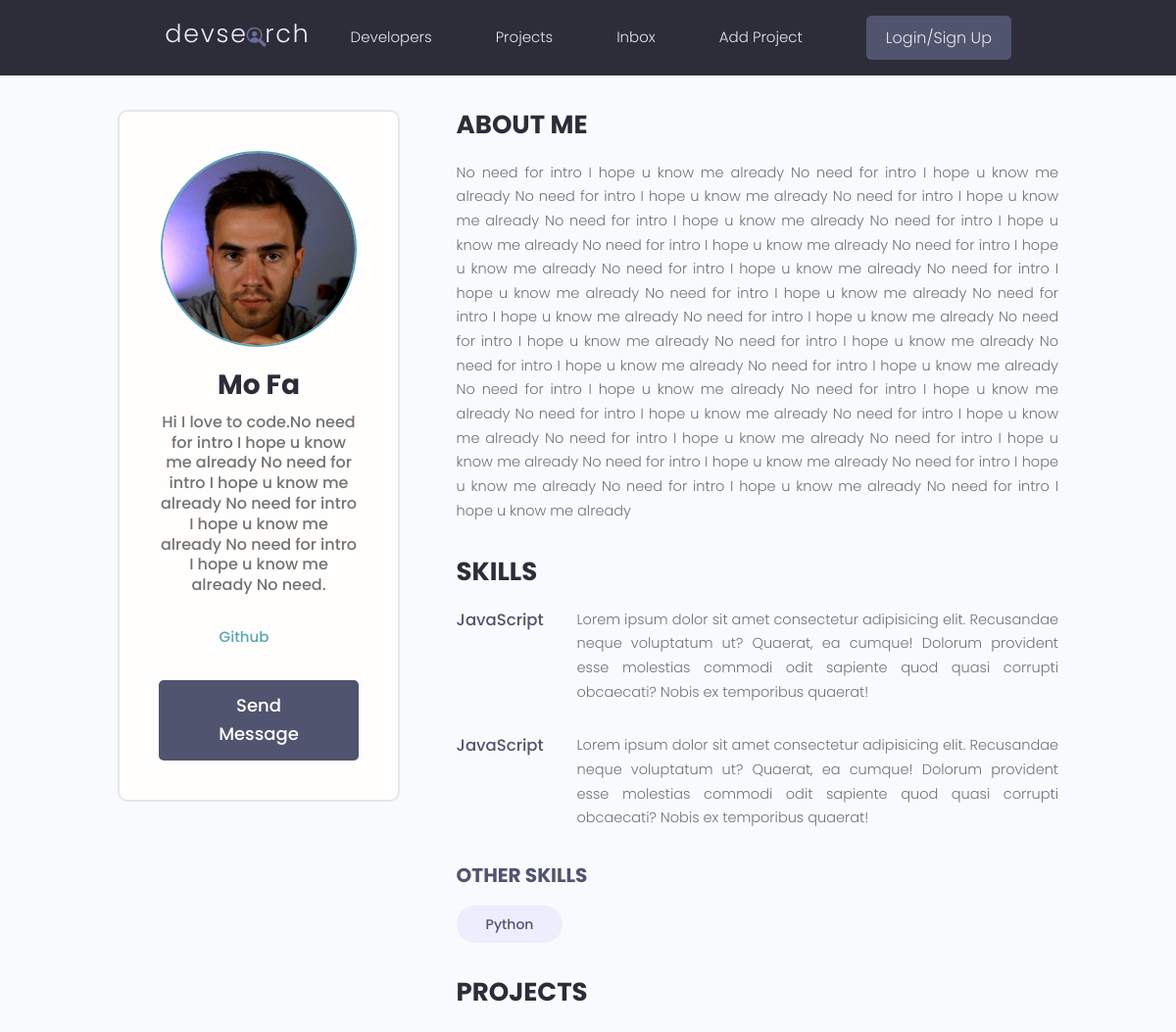
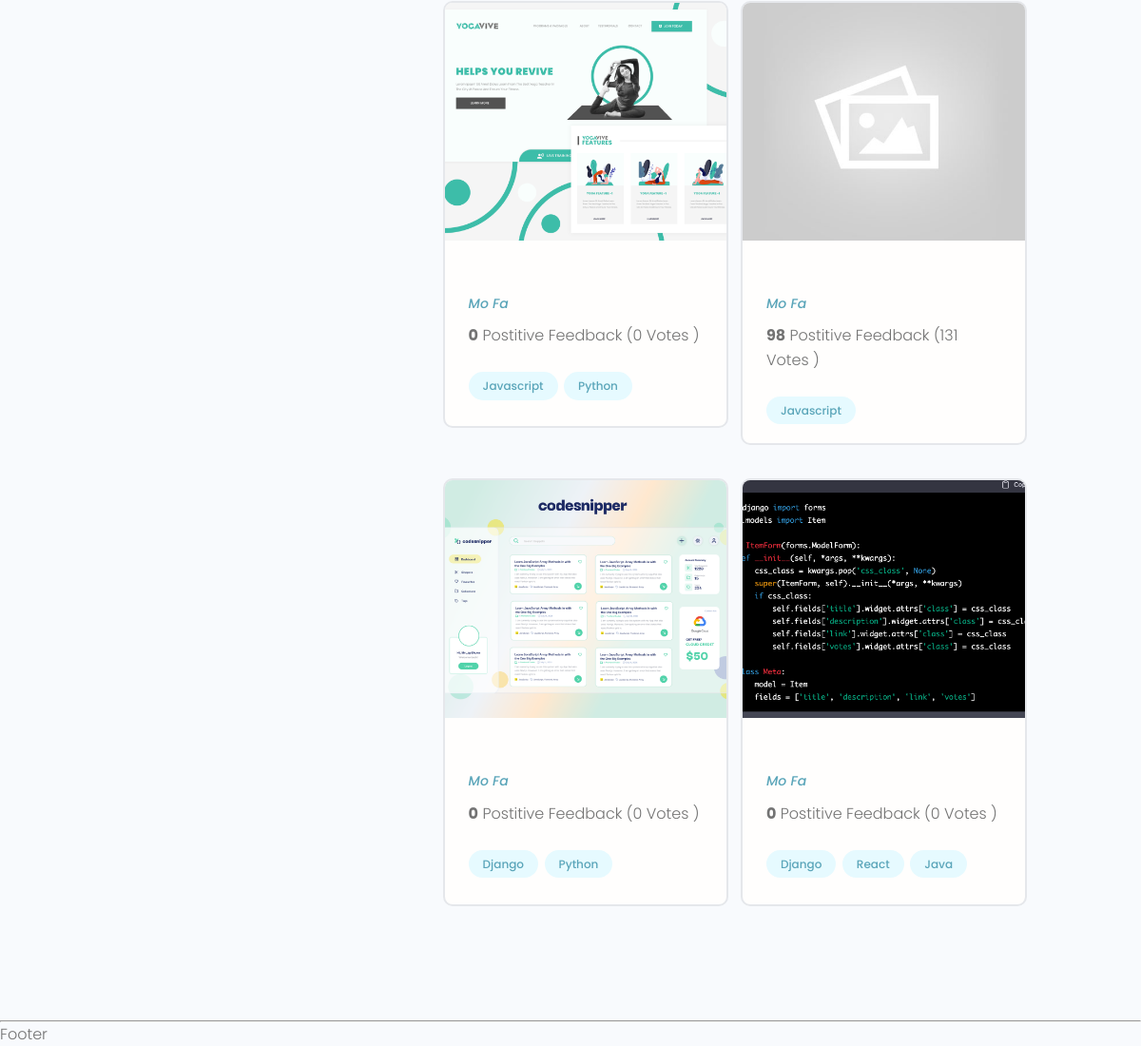
Page /profile/738be5f4-c0d7-48ad-a783-1b852d646a27 on the committed database (2 pictures, top to bottom).
### users/models.py (models this page shows, shortened)
class Profile(models.Model):
    user = models.OneToOneField(User,on_delete=models.CASCADE,null=True,blank=True)
    name = models.CharField(null=True,blank=True,max_length=255)
    email = models.EmailField(blank=True,null=True)
    short_intro = models.CharField(max_length=200,null=True,blank=True)
    bio = models.TextField(null=True,blank=True)
    username = models.CharField(max_length=255,null=True,blank=True)
    profile_image = models.ImageField(null=True,blank=True,upload_to='profiles/',default="images/profile-pics/user-default.png")
    social_github = models.CharField(max_length=200,null=True,blank=True)
    social_linkedin = models.CharField(max_length=200, null=True, blank=True)
    social_stack_over_flow = models.CharField(max_length=200, null=True, blank=True)
    social_youtube = models.CharField(max_length=200, null=True, blank=True)
    social_twitter = models.CharField(max_length=200, null=True, blank=True)
    created = models.DateTimeField(auto_now_add=True)
    id = models.UUIDField(default=uuid.uuid4,unique=True,primary_key=True,editable=False)
    location = models.CharField(max_length=20,null=True,blank=True)

class Skill(models.Model):
    created = models.DateTimeField(auto_now_add=True)
    id = models.UUIDField(default=uuid.uuid4, unique=True, primary_key=True, editable=False)
    name = models.CharField(max_length=100,blank=True,null=True)
    description = models.TextField(max_length=500,blank=True,null=True)
    owner = models.ForeignKey(Profile,null=True,blank=True,on_delete=models.SET_NULL)

### projects/models.py (models this page shows, shortened)
class Project(models.Model):
    owner = models.ForeignKey(Profile,null=True,blank=True,on_delete=models.SET_NULL)
    title = models.CharField(max_length=200)
    featured_image = models.ImageField(blank=True,null=True,default='default.jpg')
    description = models.TextField(null=True,blank=True)
    demo_link = models.CharField(max_length=2000,null=True,blank=True)
    source_link = models.CharField(max_length=2000,null=True,blank=True)
    created = models.DateTimeField(auto_now_add=True)
    id = models.UUIDField(default=uuid.uuid4,unique=True,primary_key=True,editable=False)
    tags = models.ManyToManyField('Tag',blank=True) #many-many with Class Tag
    vote_total = models.IntegerField(default=0,null=True,blank=True)
    vote_ratio = models.IntegerField(default=0, null=True, blank=True)

class Tag(models.Model):
    created = models.DateTimeField(auto_now_add=True)
    id = models.UUIDField(default=uuid.uuid4, editable=False, primary_key=True, unique=True)
    name =  models.CharField(max_length=200)
    def __str__(self):
        return self.name

### users/views.py (the view)
# urls.py: path('profile/<str:pk>',views.userprofile,name='userProfile')
def userprofile(request,pk):
    profile = Profile.objects.get(id=pk)
    top_skills = profile.skill_set.exclude(description = "")
    other_skills = profile.skill_set.filter(description="")
    projects = profile.project_set.all()
    context = {"profile":profile,'t_skills':top_skills,"o_skills":other_skills,"projects":projects}
    return render(request,'users/user-profile.html',context)

### users/templates/users/user-profile.html (shortened to what this page needs)
{% extends 'main.html' %}
{% block content %}
<main class="profile my-md">
    <div class="container">
      <div class="layout">
        <div class="column column--1of3">
          <div class="card text-center">
            <div class="card__body dev">
              <img class="avatar avatar--xl" src="{{profile.profile_image.url}}" />
              <h2 class="dev__name">{{profile.name}}</h2>
              <p class="dev__title">{{profile.short_intro}}</p>
              <ul class="dev__social">
                 {% if profile.social_github %}
                <li>
                  <a title="Github" href="{{profile.social_github}}" target="_blank">Github</a>
                </li>
                {% endif %}
              </ul>
              <a href="#" class="btn btn--sub btn--lg">Send Message </a>
            </div>
          </div>
        </div>
        <div class="column column--2of3">
          <div class="devInfo">
            <h3 class="devInfo__title">About Me</h3>
            <p class="devInfo__about">
              {{profile.bio}}
              <br />
            </p>
          </div>
          <div class="devInfo">
            <h3 class="devInfo__title">Skills</h3>
            <div class="devInfo__skills">
              {% for skill in t_skills %}
              <div class="devSkill">
                <h4 class="devSkill__title">JavaScript</h4>
                <p class="devSkill__info">
                  Lorem ipsum dolor sit amet consectetur adipisicing elit. Recusandae neque voluptatum ut? Quaerat, ea
                  cumque! Dolorum provident esse molestias commodi odit sapiente quod quasi corrupti obcaecati? Nobis
                  ex temporibus quaerat!
                </p>
              </div>
              {% endfor %}
              <h3 class="devInfo__subtitle">Other Skills</h3>
              <div class="devInfo__otherSkills">
                {%  for skill in o_skills %}
                <span class="tag tag--pill tag--sub tag--lg">
                  <small>{{skill.name}}</small>
                </span>
                {% endfor  %}
              </div>
            </div>
          </div>
          <div class="devInfo">
            <h3 class="devInfo__title">Projects</h3>
            <div class="grid grid--two">
              {% for project in  projects %}
              <div class="column">
                <div class="card project">
                  <a href="{% url 'project' project.id %}" class="project">
                    <img class="project__thumbnail" src="{{project.featured_image.url}}" alt="project thumbnail" />
                    <div class="card__body">
                      <p><a class="project__author" href="{% url 'userProfile' profile.id %}">{{profile.name}}</a></p>
                      <p class="project--rating">
                        <span style="font-weight: bold;">{{project.vote_ratio}}</span> Postitive
                        Feedback ({{project.vote_total}} Vote{{project.vote_total|pluralize}} )
                      </p>
                      <div class="project__tags">
                        {% for tag in project.tags.all  %}
                        <span class="tag tag--pill tag--main">
                          <small>{{tag}}</small>
                        </span>
                        {% endfor %}
                      </div>
                    </div>
                  </a>
                </div>
              </div>
              {% endfor %}
            </div>
          </div>
        </div>
      </div>
    </div>
  </main>
{% endblock %}

### static/styles/app.css (style rules this page uses)
:root { --color-sub: #2d2d39; }
.btn--sub { background-color: var(--color-sub-light); }
.card { border: 2px solid var(--color-light); }
img { width: 100%; }
.profile .card > .dev { padding: 4rem; }
.dev__name { color: var(--color-sub); font-size: 2.8rem; font-weight: 700; margin-top: 1rem; margin-bottom: 0.5rem; }
.dev__title { font-size: 1.6rem; font-weight: 500; line-height: 1.3; }
.dev__social { margin: 3rem 0; list-style: none; display: flex; justify-content: center; gap: 1.5rem; }
.devInfo { margin-bottom: 3rem; }
.devInfo__title, .devInfo__subtitle { font-size: 2.6rem; color: var(--color-sub); text-transform: uppercase; font-weight: 700; margin-bottom: 1.5rem; }
.devInfo__subtitle { font-size: 2rem; color: var(--color-sub-light); }
.devInfo__about, .devSkill__info { font-size: 1.45rem; line-height: 1.7; text-align: justify; }
.devSkill { margin-bottom: 3rem; }
.devSkill__title { font-size: 1.65rem; font-weight: 500; color: var(--color-sub-light); }
@media screen and (min-width: 700px) { .devSkill { display: flex; justify-content: space-between; gap: 3rem; } }
@media screen and (min-width: 700px) { .devSkill__info { flex-basis: 80%; } }
.project__author { font-size: 1.4rem; font-style: italic; }
.project--rating { margin-bottom: 1.6em; margin-top: .5em; }
.project__thumbnail { height: 25rem; object-fit: cover; object-position: top center; }

### static/uikit/styles/modules/_variables.css (style rules this page uses)
:root { --color-main: #5aa5b9; --color-main-light: #e6faff; --color-sub: #3f4156; --color-sub-light: #51546e; --color-sub-lighter: #ededfd; --color-text: #737373; --color-gray: #8b8b8b; --color-light: #e5e7eb; --color-light-gray: #767676; --color-bg: #f8fafd; --color-white: #fffefd; --color-white-light: #f3f3f3; --color-success: #359e64; --color-success-bg: #def8e8; --color-error: #fc4b0b; --color-error-bg: #fff2ee; --font-base: 'Poppins', arial, helvetica, 'Segoe UI', roboto, ubuntu, sans-serif; --font-monospace: 'Fira Code', 'Courier New', courier, monospace; --font-regular: 300; --font-medium: 500; --font-bold: 700; --generic-shadow: 1px 1px 5px #00000010; --generic-transition: all 0.3s ease-in-out; }

### static/uikit/styles/modules/_base.css (style rules this page uses)
* { margin: 0; padding: 0; box-sizing: border-box; text-rendering: optimizeLegibility; color: inherit; font-size: inherit; }
html { font-size: 50%; }
@media only screen and (min-width: 480px) { html { font-size: 56.25%; } }
@media only screen and (min-width: 1200px) { html { font-size: 62.5%; } }
body { line-height: 1.6; font-weight: 400; font-size: 1.5rem; color: var(--color-text); background-color: var(--color-bg); min-height: 100vh; }

### static/uikit/styles/modules/_typography.css (style rules this page uses)
* { font-family: var(--font-base); }
h2 { font-size: 3.6rem; font-weight: var(--font-bold); }
h3 { font-size: 3.2rem; font-weight: var(--font-medium); }
h4 { font-size: 2.8rem; font-weight: var(--font-medium); }
p, span, strong { font-size: 1.6rem; color: var(--color-text); font-weight: var(--font-regular); }
a { padding-bottom: 2px; text-decoration: none; display: inline-block; color: var(--color-main); font-weight: var(--font-medium); }

### static/uikit/styles/modules/_utilities.css (style rules this page uses)
.container { width: 92%; max-width: 165rem; margin: 0 auto; box-sizing: border-box; }
@media screen and (min-width: 1000px) { .container { width: 90%; } }
@media screen and (min-width: 1200px) { .container { width: 80%; } }
.text-center { text-align: center; }
.my-md { margin: 3rem auto; }

### static/uikit/styles/modules/_avatar.css (style rules this page uses)
.avatar { border-radius: 50%; border: 2px solid var(--color-main); object-fit: cover; }
.avatar--xl { height: 20rem; width: 20rem; }

### static/uikit/styles/modules/_button.css (style rules this page uses)
.btn { display: inline-block; position: relative; cursor: pointer; background-color: var(--color-light); font-weight: var(--font-medium); color: var(--color-sub); text-decoration: none; padding: 1rem 2rem; border-radius: 0.5rem; border: none; width: -webkit-fit-content; width: -moz-fit-content; width: fit-content; height: -webkit-fit-content; height: -moz-fit-content; height: fit-content; font-size: 1.6rem; outline-width: 0; outline-color: transparent; -webkit-backface-visibility: hidden; backface-visibility: hidden; transition: all 0.3s ease-in-out; }
.btn--sub { background-color: var(--color-sub); color: var(--color-white); }
.btn--lg { font-size: 1.8rem; padding: 1.2rem 4.5rem; }

### static/uikit/styles/modules/_card.css (style rules this page uses)
.card { border-radius: 1rem; background-color: var(--color-white); border: 1.5px solid var(--color-light); width: auto; height: auto; margin-top: 0.5rem; margin-bottom: 0.5rem; overflow: hidden; }
.card__body, .card__header { padding: 2rem 2.5rem; }

### rows in the picture
Profile: profile_image (picture), name "Mo Fa", short_intro "Hi I love to code.No need for intro I hope u know me already No need for intro I hope u know me already No need for intro I hope u know me already No need for intro I hope u know me already No need.", bio "No need for intro I hope u know me already No need for intro I hope u know me already No need for intro I hope u know me already No need for intro I hope u know me already No need for intro I hope u know me already No need for intro I hope u know me already No need for intro I hope u know me already No need for intro I hope u know me already No need for intro I hope u know me already No need for intro I hope u know me already No need for intro I hope u know me already No need for intro I hope u know me already No need for intro I hope u know me already No need for intro I hope u know me already No need for intro I hope u know me already No need for intro I hope u know me already No need for…"
Skill: name "Python"
Project: featured_image (picture), vote_ratio "0", vote_total "0"
Tag: name "Javascript"
Tag: name "Python"
Project: featured_image (placeholder picture), vote_ratio "98", vote_total "131"
Project: featured_image (picture), vote_ratio "0", vote_total "0"
Tag: name "Django"
Project: featured_image (picture), vote_ratio "0", vote_total "0"
Tag: name "React"
Tag: name "Java"
